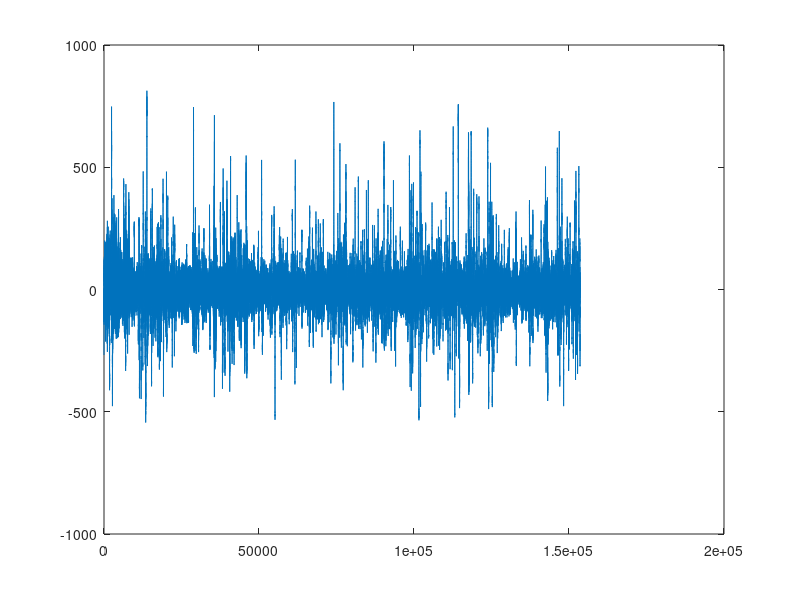

This figure's MATLAB source: (Note: this script raises an error after producing the figure.)
%Main function
%Commented out rdsamp lines are for using data other than logged
%'rawdata.mat' file



%data = rdsamp('chbmit/chb01/chb01_01.edf', 'begin', '00:00:00', 'stop','00:01:00','sigs',1,'hires',false);
%data(:,1) = [];


load('rawdata.mat');%loads up the mat file of pure data ripped earlier with rdsamp, 10 mins of high-res:true 
figure(1);
plot(data);          %prints plot of raw data 
%filter

%ICA?
%(matrix of feature results) 
%    (do f1 and store in matrix)
FFT_Results = FFT_EEG(data); 
%    (do f2 and store in matrix) 
PSD_Results = PSD_EEG(data); 
%(compute wavelet and store aside) 

